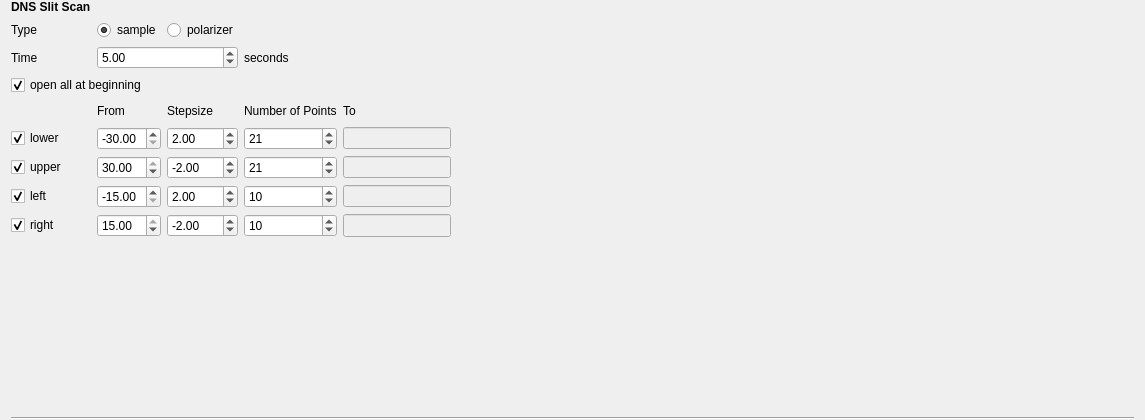
<?xml version="1.0" encoding="UTF-8"?>
<ui version="4.0">
 <class>Form</class>
 <widget class="QWidget" name="Form">
  <property name="geometry">
   <rect>
    <x>0</x>
    <y>0</y>
    <width>1145</width>
    <height>420</height>
   </rect>
  </property>
  <property name="windowTitle">
   <string>Form</string>
  </property>
  <layout class="QVBoxLayout" name="verticalLayout_2">
   <property name="topMargin">
    <number>0</number>
   </property>
   <property name="bottomMargin">
    <number>0</number>
   </property>
   <item>
    <layout class="QHBoxLayout" name="horizontalLayout">
     <item>
      <layout class="QGridLayout" name="gridLayout">
       <item row="7" column="1">
        <widget class="QDoubleSpinBox" name="dSB_y_upper_from">
         <property name="minimum">
          <double>-15.000000000000000</double>
         </property>
         <property name="maximum">
          <double>30.000000000000000</double>
         </property>
         <property name="value">
          <double>30.000000000000000</double>
         </property>
        </widget>
       </item>
       <item row="2" column="0">
        <widget class="QLabel" name="l_time">
         <property name="text">
          <string>Time</string>
         </property>
        </widget>
       </item>
       <item row="0" column="0">
        <widget class="QLabel" name="Label_scan">
         <property name="font">
          <font>
           <weight>75</weight>
           <bold>true</bold>
          </font>
         </property>
         <property name="text">
          <string>DNS Slit Scan</string>
         </property>
        </widget>
       </item>
       <item row="8" column="1">
        <widget class="QDoubleSpinBox" name="dSB_x_left_from">
         <property name="minimum">
          <double>-15.000000000000000</double>
         </property>
         <property name="maximum">
          <double>10.000000000000000</double>
         </property>
         <property name="value">
          <double>-15.000000000000000</double>
         </property>
        </widget>
       </item>
       <item row="4" column="2">
        <widget class="QLabel" name="l_stepsize">
         <property name="text">
          <string>Stepsize</string>
         </property>
        </widget>
       </item>
       <item row="6" column="1">
        <widget class="QDoubleSpinBox" name="dSB_y_lower_from">
         <property name="minimum">
          <double>-30.000000000000000</double>
         </property>
         <property name="maximum">
          <double>15.000000000000000</double>
         </property>
         <property name="value">
          <double>-30.000000000000000</double>
         </property>
        </widget>
       </item>
       <item row="4" column="3">
        <widget class="QLabel" name="l_number_of_steps">
         <property name="text">
          <string>Number of Points</string>
         </property>
        </widget>
       </item>
       <item row="7" column="2">
        <widget class="QDoubleSpinBox" name="dSB_y_upper_stepsize">
         <property name="minimum">
          <double>-9.000000000000000</double>
         </property>
         <property name="maximum">
          <double>9.000000000000000</double>
         </property>
         <property name="value">
          <double>-2.000000000000000</double>
         </property>
        </widget>
       </item>
       <item row="4" column="4">
        <widget class="QLabel" name="l_to">
         <property name="text">
          <string>To</string>
         </property>
        </widget>
       </item>
       <item row="8" column="2">
        <widget class="QDoubleSpinBox" name="dSB_x_left_stepsize">
         <property name="minimum">
          <double>-9.000000000000000</double>
         </property>
         <property name="maximum">
          <double>9.000000000000000</double>
         </property>
         <property name="value">
          <double>2.000000000000000</double>
         </property>
        </widget>
       </item>
       <item row="1" column="0">
        <widget class="QLabel" name="l_type">
         <property name="text">
          <string>Type</string>
         </property>
        </widget>
       </item>
       <item row="9" column="1">
        <widget class="QDoubleSpinBox" name="dSB_x_right_from">
         <property name="minimum">
          <double>-10.000000000000000</double>
         </property>
         <property name="maximum">
          <double>15.000000000000000</double>
         </property>
         <property name="value">
          <double>15.000000000000000</double>
         </property>
        </widget>
       </item>
       <item row="1" column="2">
        <widget class="QRadioButton" name="RB_polarizer">
         <property name="text">
          <string>polarizer</string>
         </property>
        </widget>
       </item>
       <item row="1" column="1">
        <widget class="QRadioButton" name="RB_sample">
         <property name="text">
          <string>sample</string>
         </property>
         <property name="checked">
          <bool>true</bool>
         </property>
        </widget>
       </item>
       <item row="6" column="0">
        <widget class="QCheckBox" name="cB_y_lower">
         <property name="text">
          <string>lower</string>
         </property>
         <property name="checked">
          <bool>true</bool>
         </property>
        </widget>
       </item>
       <item row="4" column="5">
        <spacer name="horizontalSpacer">
         <property name="orientation">
          <enum>Qt::Horizontal</enum>
         </property>
         <property name="sizeHint" stdset="0">
          <size>
           <width>40</width>
           <height>20</height>
          </size>
         </property>
        </spacer>
       </item>
       <item row="4" column="1">
        <widget class="QLabel" name="l_from">
         <property name="text">
          <string>From</string>
         </property>
        </widget>
       </item>
       <item row="10" column="1">
        <spacer name="verticalSpacer">
         <property name="orientation">
          <enum>Qt::Vertical</enum>
         </property>
         <property name="sizeHint" stdset="0">
          <size>
           <width>20</width>
           <height>40</height>
          </size>
         </property>
        </spacer>
       </item>
       <item row="2" column="1" colspan="2">
        <widget class="QDoubleSpinBox" name="dSB_time">
         <property name="maximum">
          <double>999.000000000000000</double>
         </property>
         <property name="value">
          <double>5.000000000000000</double>
         </property>
        </widget>
       </item>
       <item row="9" column="0">
        <widget class="QCheckBox" name="cB_x_right">
         <property name="text">
          <string>right</string>
         </property>
         <property name="checked">
          <bool>true</bool>
         </property>
        </widget>
       </item>
       <item row="7" column="0">
        <widget class="QCheckBox" name="cB_y_upper">
         <property name="text">
          <string>upper</string>
         </property>
         <property name="checked">
          <bool>true</bool>
         </property>
        </widget>
       </item>
       <item row="9" column="2">
        <widget class="QDoubleSpinBox" name="dSB_x_right_stepsize">
         <property name="minimum">
          <double>-9.000000000000000</double>
         </property>
         <property name="maximum">
          <double>9.000000000000000</double>
         </property>
         <property name="value">
          <double>-2.000000000000000</double>
         </property>
        </widget>
       </item>
       <item row="6" column="2">
        <widget class="QDoubleSpinBox" name="dSB_y_lower_stepsize">
         <property name="minimum">
          <double>-9.000000000000000</double>
         </property>
         <property name="maximum">
          <double>9.000000000000000</double>
         </property>
         <property name="value">
          <double>2.000000000000000</double>
         </property>
        </widget>
       </item>
       <item row="8" column="0">
        <widget class="QCheckBox" name="cB_x_left">
         <property name="text">
          <string>left</string>
         </property>
         <property name="checked">
          <bool>true</bool>
         </property>
        </widget>
       </item>
       <item row="3" column="0" colspan="3">
        <widget class="QCheckBox" name="cB_open_at_begin">
         <property name="text">
          <string>open all at beginning</string>
         </property>
         <property name="checked">
          <bool>true</bool>
         </property>
        </widget>
       </item>
       <item row="6" column="4">
        <widget class="QLineEdit" name="lE_y_lower_to">
         <property name="enabled">
          <bool>false</bool>
         </property>
         <property name="sizePolicy">
          <sizepolicy hsizetype="Fixed" vsizetype="Fixed">
           <horstretch>0</horstretch>
           <verstretch>0</verstretch>
          </sizepolicy>
         </property>
         <property name="minimumSize">
          <size>
           <width>0</width>
           <height>0</height>
          </size>
         </property>
         <property name="maxLength">
          <number>10</number>
         </property>
         <property name="readOnly">
          <bool>true</bool>
         </property>
        </widget>
       </item>
       <item row="7" column="4">
        <widget class="QLineEdit" name="lE_y_upper_to">
         <property name="enabled">
          <bool>false</bool>
         </property>
         <property name="sizePolicy">
          <sizepolicy hsizetype="Minimum" vsizetype="Fixed">
           <horstretch>0</horstretch>
           <verstretch>0</verstretch>
          </sizepolicy>
         </property>
         <property name="maxLength">
          <number>10</number>
         </property>
         <property name="readOnly">
          <bool>true</bool>
         </property>
        </widget>
       </item>
       <item row="8" column="4">
        <widget class="QLineEdit" name="lE_x_left_to">
         <property name="enabled">
          <bool>false</bool>
         </property>
         <property name="sizePolicy">
          <sizepolicy hsizetype="Minimum" vsizetype="Fixed">
           <horstretch>0</horstretch>
           <verstretch>0</verstretch>
          </sizepolicy>
         </property>
         <property name="maxLength">
          <number>10</number>
         </property>
         <property name="readOnly">
          <bool>true</bool>
         </property>
        </widget>
       </item>
       <item row="9" column="4">
        <widget class="QLineEdit" name="lE_x_right_to">
         <property name="enabled">
          <bool>false</bool>
         </property>
         <property name="sizePolicy">
          <sizepolicy hsizetype="Minimum" vsizetype="Minimum">
           <horstretch>0</horstretch>
           <verstretch>0</verstretch>
          </sizepolicy>
         </property>
         <property name="maxLength">
          <number>10</number>
         </property>
         <property name="readOnly">
          <bool>true</bool>
         </property>
        </widget>
       </item>
       <item row="6" column="3">
        <widget class="QSpinBox" name="dSB_y_lower_number_of_steps">
         <property name="minimum">
          <number>1</number>
         </property>
         <property name="value">
          <number>21</number>
         </property>
        </widget>
       </item>
       <item row="9" column="3">
        <widget class="QSpinBox" name="dSB_x_right_number_of_steps">
         <property name="minimum">
          <number>1</number>
         </property>
         <property name="value">
          <number>10</number>
         </property>
        </widget>
       </item>
       <item row="7" column="3">
        <widget class="QSpinBox" name="dSB_y_upper_number_of_steps">
         <property name="minimum">
          <number>1</number>
         </property>
         <property name="value">
          <number>21</number>
         </property>
        </widget>
       </item>
       <item row="8" column="3">
        <widget class="QSpinBox" name="dSB_x_left_number_of_steps">
         <property name="minimum">
          <number>1</number>
         </property>
         <property name="value">
          <number>10</number>
         </property>
        </widget>
       </item>
       <item row="2" column="3">
        <widget class="QLabel" name="label">
         <property name="text">
          <string>seconds</string>
         </property>
        </widget>
       </item>
      </layout>
     </item>
     <item>
      <spacer name="horizontalSpacer_2">
       <property name="orientation">
        <enum>Qt::Horizontal</enum>
       </property>
       <property name="sizeHint" stdset="0">
        <size>
         <width>40</width>
         <height>20</height>
        </size>
       </property>
      </spacer>
     </item>
     <item>
      <layout class="QVBoxLayout" name="verticalLayout">
       <item alignment="Qt::AlignTop">
        <widget class="QWidget" name="buttons" native="true">
         <property name="minimumSize">
          <size>
           <width>156</width>
           <height>34</height>
          </size>
         </property>
        </widget>
       </item>
      </layout>
     </item>
    </layout>
   </item>
   <item>
    <widget class="Line" name="line">
     <property name="orientation">
      <enum>Qt::Horizontal</enum>
     </property>
    </widget>
   </item>
  </layout>
 </widget>
 <resources>
  <include location="../../../../resources/nicos-gui.qrc"/>
 </resources>
 <connections/>
</ui>
